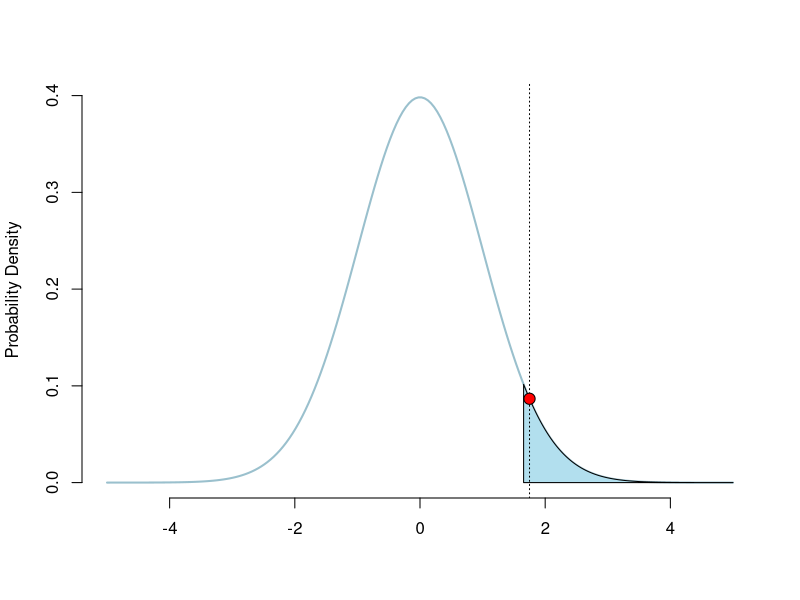

Write R code to recreate this figure.
# Comparing a sample with a mean of x and a sd of y to a population with a mean of 0 and an unknown sd
# Constant mean and sd
# Point represents test statistic

mean1= 5 #x #constant #5
sd1= 35 #y #constant #35
sample_size <- 150 #Java code should reject this number if it is 0,1, or 2

# Calculating the critical value

critical_value <- qt(p=.05, df=sample_size-1, lower.tail=FALSE)

# Calculating the test statistic

t <- mean1/(sd1/(sqrt(sample_size)))

# Defining upper and lower boundaries

upper_x_possible <- 5

if(t > upper_x_possible){
  upper_x <- t+1
} else {
  upper_x <- upper_x_possible
}

# Plotting the distribution

x <- seq(-5, upper_x, length=200)

plot(x=x, y=dt(x, sample_size-1), type="l", lwd=2, col="lightblue3", frame=FALSE, ylab="Probability Density", xlab="")

# Defining & shading the rejection region

polygon_x <- seq(critical_value,upper_x,length=300)
polygon_y <- dt(polygon_x,sample_size-1)
polygon(c(critical_value,polygon_x,upper_x), c(0,polygon_y,0),col="lightblue2")

# Adding a vertical line for the test statistic

abline(v=t, lty="dotted")

# Plotting the test statistic (green if not rejecting the null; red if rejecting)

if(t < critical_value){
  points(x=t, y=dt(t, sample_size-1), pch=21, col="black", bg="green", cex=1.5)
} else {
  points(x=t, y=dt(t, sample_size-1), pch=21, col="black", bg="red", cex=1.5)
}